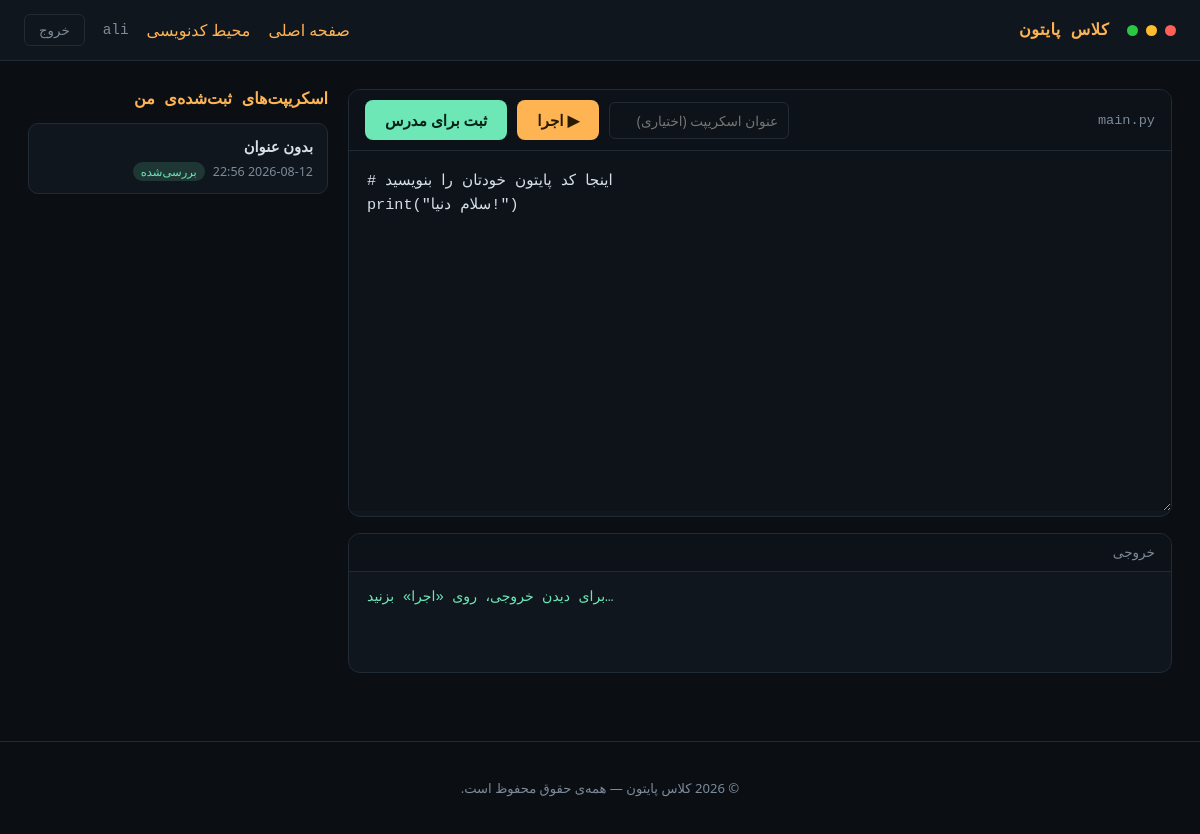
The app's page /dashboard/ (signed in) with its own data.
### core/models.py (models this page shows, shortened)
class Submission(models.Model):
    student = models.ForeignKey(
        settings.AUTH_USER_MODEL,
        on_delete=models.CASCADE,
        related_name="submissions",
    )
    title = models.CharField(max_length=150, blank=True)
    code = models.TextField()
    output = models.TextField(blank=True)
    created_at = models.DateTimeField(auto_now_add=True)
    reviewed = models.BooleanField(default=False)
    instructor_note = models.TextField(blank=True)

### core/views.py (the view)
# urls.py: path("dashboard/", views.dashboard, name="dashboard"),
@login_required
def dashboard(request):
    my_submissions = request.user.submissions.all()[:20]
    return render(
        request,
        "core/dashboard.html",
        {
            "starter_code": STARTER_CODE,
            "my_submissions": my_submissions,
        },
    )

### core/templates/core/dashboard.html (shortened to what this page needs)
{% extends "core/base.html" %}
{% block content %}
<div class="editor-page">
    <div class="editor-page__main">
        <div class="panel">
            <div class="panel__bar">
                <span class="panel__bar-label">main.py</span>
                <div class="panel__bar-actions">
                    <input type="text" id="title-input" placeholder="عنوان اسکریپت (اختیاری)">
                    <button id="run-btn" class="btn btn--accent">▶ اجرا</button>
                    <button id="save-btn" class="btn btn--primary">ثبت برای مدرس</button>
                </div>
            </div>
            <textarea id="code-input" spellcheck="false">{{ starter_code }}</textarea>
        </div>
        <div class="panel panel--console">
            <div class="panel__bar">
                <span class="panel__bar-label">خروجی</span>
            </div>
            <pre id="console-output" class="console">برای دیدن خروجی، روی «اجرا» بزنید…</pre>
        </div>
    </div>
    <aside class="editor-page__sidebar">
        <h2 class="sidebar__title">اسکریپت‌های ثبت‌شده‌ی من</h2>
        {% if my_submissions %}
        <ul class="submission-list">
            {% for s in my_submissions %}
            <li class="submission-list__item">
                <span class="submission-list__title">{{ s.title|default:"بدون عنوان" }}</span>
                <span class="submission-list__meta">
                    {{ s.created_at|date:"Y-m-d H:i" }}
                    {% if s.reviewed %}<span class="badge badge--ok">بررسی‌شده</span>{% else %}<span class="badge">در انتظار بررسی</span>{% endif %}
                </span>
            </li>
            {% endfor %}
        </ul>
        {% else %}
        <p class="sidebar__empty">هنوز هیچ اسکریپتی ثبت نکرده‌اید.</p>
        {% endif %}
    </aside>
</div>
{% endblock %}

### core/templates/core/base.html (shortened to what this page needs)
{% load static %}
<!DOCTYPE html>
<html lang="fa" dir="rtl">
<head>
    <link rel="stylesheet" href="{% static 'core/style.css' %}">
</head>
<body>
<header class="topbar">
    <a href="{% url 'home' %}" class="topbar__brand">
        <span class="dot dot--red"></span>
        <span class="dot dot--yellow"></span>
        <span class="dot dot--green"></span>
        <span class="topbar__title">کلاس&nbsp;پایتون</span>
    </a>
    <nav class="topbar__nav">
        <a href="{% url 'home' %}">صفحه اصلی</a>
        {% if user.is_authenticated %}
            {% if user.is_staff %}
                <a href="{% url 'instructor_overview' %}">پنل مدرس</a>
                <a href="{% url 'my_articles' %}">مقالات من</a>
            {% else %}
                <a href="{% url 'dashboard' %}">محیط کدنویسی</a>
            {% endif %}
            <span class="topbar__user">{{ user.username }}</span>
            <form action="{% url 'logout' %}" method="post" class="topbar__logout">
                <button type="submit">خروج</button>
            </form>
        {% else %}
            <a href="{% url 'login' %}" class="btn btn--small btn--primary">ورود</a>
        {% endif %}
    </nav>
</header>
<main class="page">
    {% block content %}{% endblock %}
</main>
<footer class="site-footer">
    <p>© {% now "Y" %} کلاس پایتون — همه‌ی حقوق محفوظ است.</p>
</footer>
</body>
</html>

### core/static/core/style.css (style rules this page uses)
:root { --bg: #0b0f14; --bg-panel: #10161d; --bg-input: #0d1319; --line: #212b35; --text: #d7e0e8; --text-dim: #7c8a99; --amber: #ffb454; --amber-dim: #8a6a3a; --mint: #6ee7b7; --red: #ff6b6b; --font-mono: "JetBrains Mono", "Fira Code", ui-monospace, SFMono-Regular, Menlo, Consolas, monospace; --font-ui: "Vazirmatn", "Segoe UI", Tahoma, sans-serif; }
* { box-sizing: border-box; }
html, body { margin: 0; padding: 0; background: var(--bg); color: var(--text); font-family: var(--font-ui); min-height: 100%; }
a { color: var(--amber); text-decoration: none; }
.topbar { display: flex; align-items: center; justify-content: space-between; padding: 14px 24px; border-bottom: 1px solid var(--line); background: var(--bg-panel); }
.topbar__brand { display: flex; align-items: center; gap: 8px; }
.topbar__title { font-family: var(--font-mono); font-weight: 600; margin-inline-start: 10px; letter-spacing: .5px; }
.dot { width: 11px; height: 11px; border-radius: 50%; display: inline-block; }
.dot--red { background: #ff5f57; }
.dot--yellow { background: #febc2e; }
.dot--green { background: #28c840; }
.topbar__nav { display: flex; align-items: center; gap: 18px; }
.topbar__user { color: var(--text-dim); font-family: var(--font-mono); font-size: .9rem; }
.topbar__logout button { background: none; border: 1px solid var(--line); color: var(--text-dim); padding: 6px 14px; border-radius: 6px; cursor: pointer; font-family: var(--font-ui); }
.page { padding: 28px; max-width: 1200px; margin: 0 auto; }
.btn { font-family: var(--font-ui); border: none; border-radius: 8px; padding: 10px 20px; cursor: pointer; font-size: .95rem; font-weight: 600; transition: transform .05s ease, filter .15s ease; }
.btn--primary { background: var(--mint); color: #06231a; }
.btn--accent { background: var(--amber); color: #2a1a00; }
.editor-page { display: grid; grid-template-columns: 1fr 300px; gap: 20px; align-items: start; }
.editor-page__main { display: flex; flex-direction: column; gap: 16px; }
.panel { background: var(--bg-panel); border: 1px solid var(--line); border-radius: 12px; overflow: hidden; }
.panel__bar { display: flex; align-items: center; justify-content: space-between; padding: 10px 16px; border-bottom: 1px solid var(--line); background: #0c1218; }
.panel__bar-label { font-family: var(--font-mono); color: var(--text-dim); font-size: .85rem; }
.panel__bar-actions { display: flex; gap: 10px; align-items: center; }
.panel__bar-actions input[type=text] { background: var(--bg-input); border: 1px solid var(--line); border-radius: 6px; color: var(--text); padding: 8px 10px; font-family: var(--font-ui); font-size: .85rem; width: 180px; }
#code-input { width: 100%; min-height: 360px; resize: vertical; background: var(--bg-input); color: var(--text); border: none; font-family: var(--font-mono); font-size: .95rem; line-height: 1.6; padding: 18px; direction: ltr; text-align: left; }
.panel--console { min-height: 140px; }
.console { margin: 0; padding: 16px 18px; font-family: var(--font-mono); font-size: .88rem; color: var(--mint); white-space: pre-wrap; word-break: break-word; direction: ltr; text-align: left; max-height: 260px; overflow: auto; }
.sidebar__title { font-family: var(--font-mono); font-size: 1rem; color: var(--amber); margin: 0 0 14px; }
.submission-list { list-style: none; margin: 0; padding: 0; display: flex; flex-direction: column; gap: 10px; }
.submission-list__item { background: var(--bg-panel); border: 1px solid var(--line); border-radius: 10px; padding: 12px 14px; }
.submission-list__title { display: block; font-weight: 600; font-size: .92rem; }
.submission-list__meta { display: flex; align-items: center; gap: 8px; color: var(--text-dim); font-size: .78rem; margin-top: 6px; }
.badge { display: inline-block; padding: 2px 8px; border-radius: 20px; font-size: .72rem; background: rgba(124,138,153,.15); color: var(--text-dim); }
.badge--ok { background: rgba(110,231,183,.15); color: var(--mint); }
.site-footer { text-align: center; padding: 24px; color: var(--text-dim); font-size: .82rem; border-top: 1px solid var(--line); margin-top: 40px; }

### records on screen
Submission: title "بدون عنوان", created_at "2026-08-12 22:56", reviewed "بررسی‌شده"

### other values on screen
{{ user.username }} "ali"
